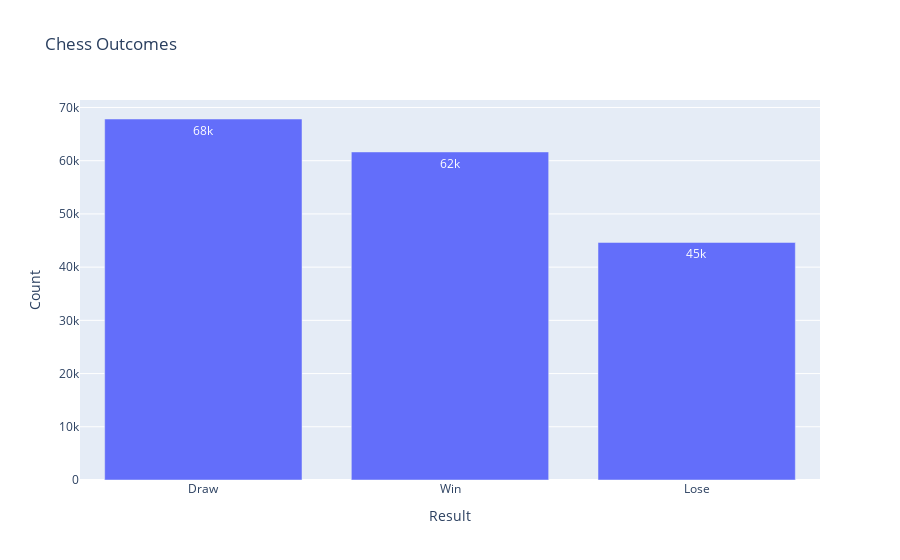

Write notebook code for a chart like this one.
### Code cell
stats = pd.DataFrame(zip(train.result.value_counts().index, 
                         train.result.value_counts().values),
                     columns = ['Result', 'Count'])

stats['Result'] = stats['Result'].replace(0.5, 'Draw')
stats['Result'] = stats['Result'].replace(0, 'Lose')
stats['Result'] = stats['Result'].replace(1, 'Win')

fig = px.bar(stats, y = 'Count', x = 'Result', text_auto = '.2s', title = 'Chess Outcomes')
fig.show()

### Figure 1 — Plotly figure (JSON) as saved in the notebook; plotly's stock layout.template omitted (floating-point values rounded to 4 significant figures)
{"data": [{"alignmentgroup": "True", "hovertemplate": "Result=%{x}<br>Count=%{y}<extra></extra>", "legendgroup": "", "marker": {"color": "#636efa", "pattern": {"shape": ""}}, "name": "", "offsetgroup": "", "orientation": "v", "showlegend": false, "textposition": "auto", "texttemplate": "%{y:.2s}", "type": "bar", "x": ["Draw", "Win", "Lose"], "xaxis": "x", "y": [67835, 61643, 44640], "yaxis": "y"}], "layout": {"barmode": "relative", "legend": {"tracegroupgap": 0}, "title": {"text": "Chess Outcomes"}, "xaxis": {"anchor": "y", "domain": [0, 1], "title": {"text": "Result"}}, "yaxis": {"anchor": "x", "domain": [0, 1], "title": {"text": "Count"}}}}
